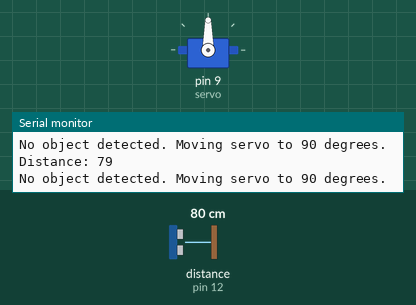
Simulated run of this sketch. Board: Arduino Uno, built with avr-gcc and run on an emulated ATmega328P. On the bench: servo, the last lines printed to the serial monitor. Wiring (inferred from the names in the program): ultrasonic range finder: trigger pin 11; echo pin 12. The test bench sets the inputs (shaded band); at power-on: distance to the obstacle (sensor on pin 12) 80 cm. The echo pulse lasts 58.3 µs per cm.

Above: at 3.2 s.
3.3 s: distance to the obstacle (sensor on pin 12) set to 28 cm
6.3 s: distance to the obstacle (sensor on pin 12) set to 24 cm
At 7.5 s:
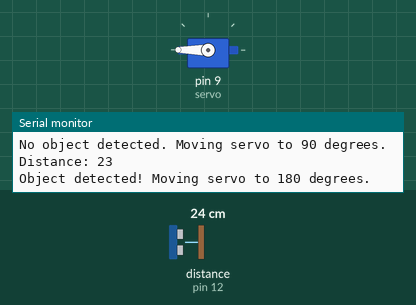
7.8 s: distance to the obstacle (sensor on pin 12) set to 35 cm
At 10.0 s:
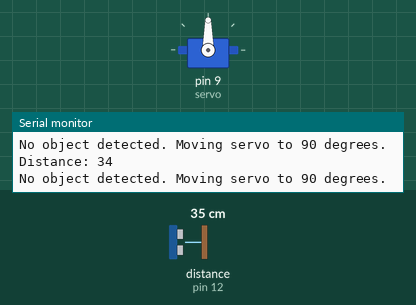
10.8 s: distance to the obstacle (sensor on pin 12) set to 2 cm
At 11.2 s:
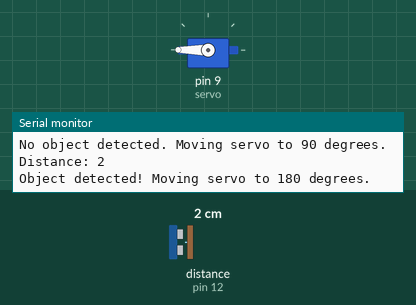
Timing chart, 0 to 13.3 s (numbered marks = the images above; inputs shaded):
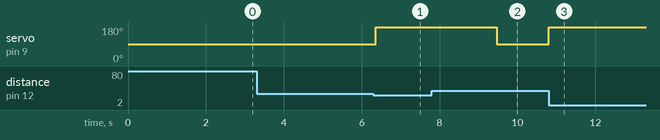

The sketch:

Ultrasonic_Servo.ino
```cpp
#include <Servo.h>

// Define Servo object
Servo servo;

// Define ultrasonic sensor pins
int trigPin = 11;
int echoPin = 12;

// Define variables
long duration;
int distance;

void setup() {
  // Attach servo to a PWM pin
  servo.attach(9);       // Use Pin 9 for servo signal
  servo.write(90);       // Set servo to the initial position
  delay(2000);           // Wait for 2 seconds

  // Initialize ultrasonic sensor pins
  pinMode(trigPin, OUTPUT);
  pinMode(echoPin, INPUT);

  // Initialize Serial Monitor
  Serial.begin(9600);
}

void loop() {
  // Clear the trigPin
  digitalWrite(trigPin, LOW);
  delayMicroseconds(2);

  // Trigger the sensor
  digitalWrite(trigPin, HIGH);
  delayMicroseconds(10);
  digitalWrite(trigPin, LOW);

  // Read the echoPin
  duration = pulseIn(echoPin, HIGH, 20000); // Timeout after 20ms
  if (duration == 0) {
    Serial.println("No echo received - Out of range");
    return; // Skip further processing
  }

  // Calculate distance
  distance = duration * 0.034 / 2;

  // Print the distance on the Serial Monitor
  Serial.print("Distance: ");
  Serial.println(distance);

  // Check distance and control the servo
  if (distance > 0 && distance <= 25) { // Ensure valid range
    Serial.println("Object detected! Moving servo to 180 degrees.");
    servo.write(180); // Move servo to 180 degrees
    delay(3000);      // Wait for 3 seconds
  } else {
    Serial.println("No object detected. Moving servo to 90 degrees.");
    servo.write(90); // Move servo to 90 degrees
  }

  delay(100); // Small delay to avoid excessive looping
}
```

Measured:
- the behaviour switches between 27 and 26 cm on distance to the obstacle (sensor on pin 12) (found by bisection; images 0 and 1)
- after the input at 6.3 s, servo on pin 9 (servo): 90° → 180° after 0.06 s
- after the input at 7.8 s, servo on pin 9 (servo): 180° → 90° after 1.7 s
- after the input at 10.8 s, servo on pin 9 (servo): 90° → 180° at once
